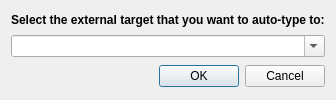
<?xml version="1.0" encoding="UTF-8"?>
<ui version="4.0">
 <class>AutoTypeTargetSelectDialog</class>
 <widget class="QDialog" name="AutoTypeTargetSelectDialog">
  <property name="sizePolicy">
   <sizepolicy hsizetype="Preferred" vsizetype="Ignored">
    <horstretch>0</horstretch>
    <verstretch>0</verstretch>
   </sizepolicy>
  </property>
  <property name="windowTitle">
   <string>Select External Auto-Type Target</string>
  </property>
  <layout class="QVBoxLayout" name="verticalLayout">
   <item>
    <widget class="QLabel" name="instructionLabel">
     <property name="sizePolicy">
      <sizepolicy hsizetype="Minimum" vsizetype="Fixed">
       <horstretch>0</horstretch>
       <verstretch>0</verstretch>
      </sizepolicy>
     </property>
     <property name="font">
      <font>
       <weight>75</weight>
       <bold>true</bold>
      </font>
     </property>
     <property name="text">
      <string>Select the external target that you want to auto-type to:</string>
     </property>
     <property name="scaledContents">
      <bool>false</bool>
     </property>
    </widget>
   </item>
   <item>
    <widget class="QComboBox" name="targetComboBox">
     <property name="editable">
      <bool>true</bool>
     </property>
    </widget>
   </item>
   <item>
    <widget class="QDialogButtonBox" name="buttonBox">
     <property name="orientation">
      <enum>Qt::Horizontal</enum>
     </property>
     <property name="standardButtons">
      <set>QDialogButtonBox::Cancel|QDialogButtonBox::Ok</set>
     </property>
    </widget>
   </item>
  </layout>
 </widget>
 <resources/>
 <connections>
  <connection>
   <sender>buttonBox</sender>
   <signal>accepted()</signal>
   <receiver>AutoTypeTargetSelectDialog</receiver>
   <slot>accept()</slot>
   <hints>
    <hint type="sourcelabel">
     <x>248</x>
     <y>254</y>
    </hint>
    <hint type="destinationlabel">
     <x>157</x>
     <y>274</y>
    </hint>
   </hints>
  </connection>
  <connection>
   <sender>buttonBox</sender>
   <signal>rejected()</signal>
   <receiver>AutoTypeTargetSelectDialog</receiver>
   <slot>reject()</slot>
   <hints>
    <hint type="sourcelabel">
     <x>316</x>
     <y>260</y>
    </hint>
    <hint type="destinationlabel">
     <x>286</x>
     <y>274</y>
    </hint>
   </hints>
  </connection>
 </connections>
</ui>
